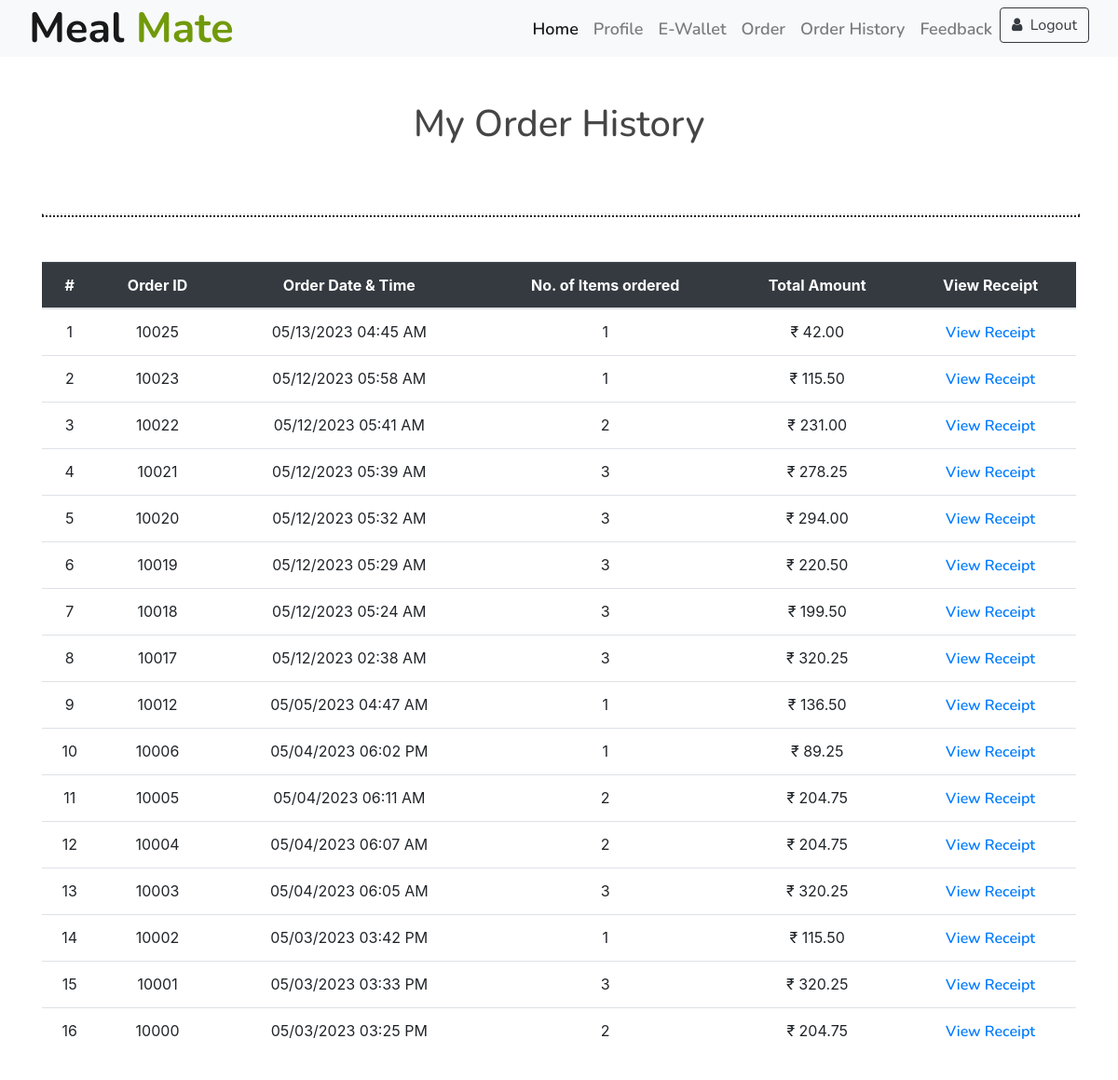
Before: /order_history_student/ (signed in) with the older database file.
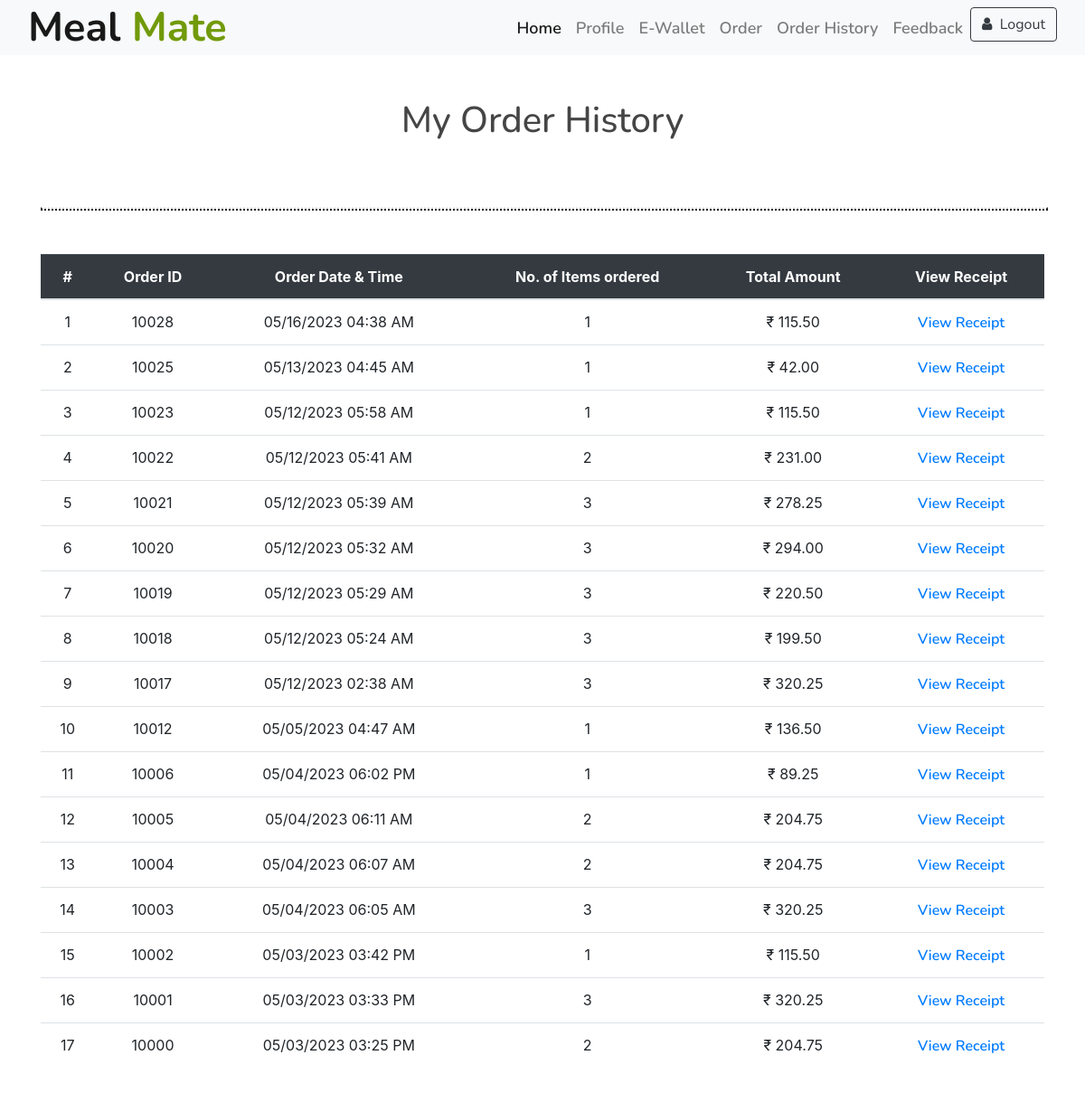
After: the same page with the newer database file.
### accounts/models.py (models this page shows, shortened)
class Order(models.Model):
    orderid = models.AutoField(primary_key=True)
    studentid = models.ForeignKey(Student, on_delete=models.CASCADE)
    order_time = models.DateTimeField()
    ORDER_MODE_CHOICES = [('online', 'Online'), ('offline', 'Offline')]
    order_mode = models.CharField(max_length=7, choices=ORDER_MODE_CHOICES)
    item1 = models.ForeignKey(MenuItem, on_delete=models.CASCADE, related_name='orders_item1', null=True, blank=True)
    item2 = models.ForeignKey(MenuItem, on_delete=models.CASCADE, related_name='orders_item2', null=True, blank=True)
    item3 = models.ForeignKey(MenuItem, on_delete=models.CASCADE, related_name='orders_item3', null=True, blank=True)
    item4 = models.ForeignKey(MenuItem, on_delete=models.CASCADE, related_name='orders_item4', null=True, blank=True)
    item5 = models.ForeignKey(MenuItem, on_delete=models.CASCADE, related_name='orders_item5', null=True, blank=True)
    total_amount = models.DecimalField(max_digits=6, decimal_places=2)

### accounts/views.py (the view)
# urls.py: path('order_history_student/', views.order_history_student, name='order_history_student'),
def order_history_student(request):
    user_id = request.session.get('studentid')
    student = Student.objects.get(studentid=user_id)
    orders = Order.objects.filter(studentid=student).order_by('-order_time')
    for order in orders:
        items = [order.item1, order.item2, order.item3, order.item4, order.item5]
        order.num_items = sum(1 for item in items if item is not None)
    context = {'orders': orders}
    return render(request, 'order_history_student.html', context)

### templates/order_history_student.html (shortened to what this page needs)
{%load static%}
<!DOCTYPE html>
<html lang="en">
<head>
  <link href="https://cdn.jsdelivr.net/npm/bootstrap-icons@1.5.0/font/bootstrap-icons.css" rel="stylesheet">
  <link href="https://stackpath.bootstrapcdn.com/bootstrap/4.4.1/css/bootstrap.min.css" rel="stylesheet">
  <link href="https://cdnjs.cloudflare.com/ajax/libs/font-awesome/5.10.0/css/all.min.css" rel="stylesheet">
  <link href="{% static 'lib/animate/animate.min.css'%}" rel="stylesheet">
  <link href="{% static 'lib/owlcarousel/assets/owl.carousel.min.css'%}" rel="stylesheet">
  <link href="{% static 'lib/flaticon/font/flaticon.css'%}" rel="stylesheet">
  <link href="{% static 'lib/tempusdominus/css/tempusdominus-bootstrap-4.min.css'%}" rel="stylesheet" />
  <link href="{% static 'css/style.css'%}" rel="stylesheet">
  <link rel="stylesheet" type="text/css"
    href="https://stackpath.bootstrapcdn.com/bootstrap/4.3.1/css/bootstrap.min.css">
  <link rel="stylesheet" href="https://stackpath.bootstrapcdn.com/font-awesome/4.7.0/css/font-awesome.min.css">
</head>
<body>
  <div class="navbar navbar-expand-lg bg-light navbar-light">
    <div class="container-fluid">
      <a href="#" class="navbar-brand">Meal <span>Mate</span></a>
      <div class="collapse navbar-collapse justify-content-between" id="navbarCollapse">
        <div class="navbar-nav ml-auto">
          <a href="{% url 'index' %}" class="nav-item nav-link active">Home</a>
          <a href="{% url 'profile' %}" class="nav-item nav-link">Profile</a>
          <a href="{% url 'ewallet'%}" class="nav-item nav-link">E-Wallet</a>
          <a href="{% url 'menushowstudent' %}" class="nav-item nav-link">Order</a>
          <a href="{% url 'order_history_student' %}" class="nav-item nav-link">Order History</a>
          <a href="{% url 'feedbackmenu' %}" class="nav-item nav-link">Feedback</a>
          <a href="{% url 'login' %}">
            <button type="button" class="btn btn-outline-dark">
              <i class="fa fa-user mr-1" aria-hidden="true"></i> Logout
            </button></a>
        </div>
      </div>
    </div>
  </div>
  <div class="container py-5">
    <div class="row">
      <div class="col-lg-10 mx-auto col-12 text-center mb-3">
        <h1 class="mt-0 text-black">My Order History</h1>
      </div>
    </div>
    <table class="table">
      <hr class="accent my-5" style="border-width: 2px; border-style: dotted; width: 100%;">
        <thead class="table-dark">
            <tr>
                <th class="text-center">#</th>
                <th class="text-center">Order ID</th>
                <th class="text-center">Order Date & Time</th>
                <th class="text-center">No. of Items ordered</th>
                <th class="text-center">Total Amount</th>
                <th class="text-center">View Receipt</th>
            </tr>
        </thead>
        <tbody>
            {% for order in orders %}
            <tr>
                <td class="text-center">{{ forloop.counter }}</td>
                <td class="text-center">{{ order.orderid }}</td>
                <td class="text-center">{{ order.order_time|date:"m/d/Y h:i A" }}</td>
                <td class="text-center">{{ order.num_items }}</td>
                <td class="text-center">₹ {{ order.total_amount }}</td>
                <td class="text-center"><a href="{% url 'receipt' order.orderid %}" target="blank">View Receipt</a></td>
            </tr>
            {% endfor %}
        </tbody>
    </table>
  </div>
</body>
</html>

Changed rows visible on the page:
added Order: orderid "10028", order_time "05/16/2023 04:38 AM", num_items "1", total_amount "115.50"
